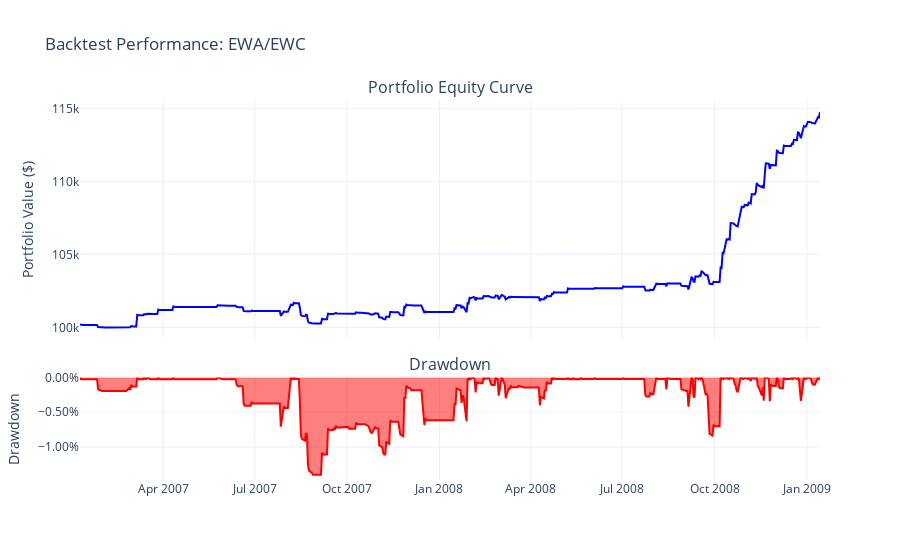
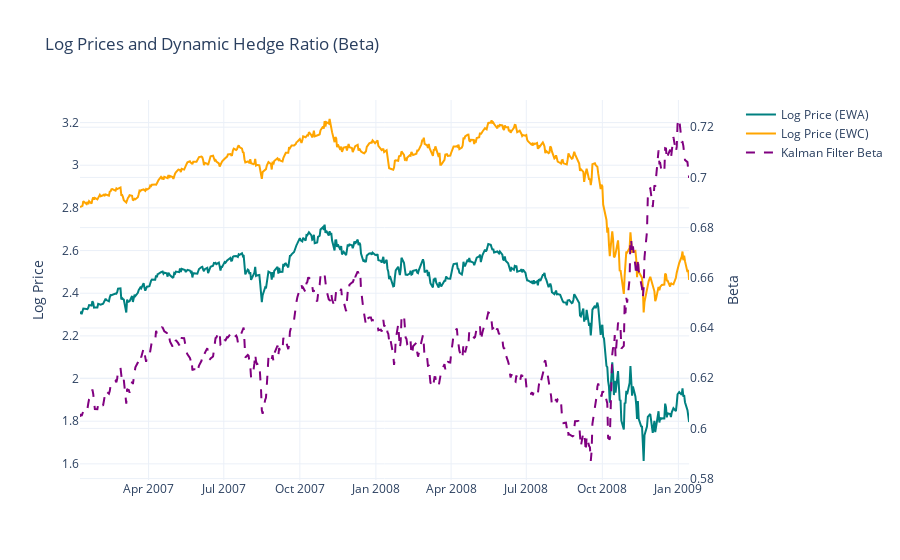

The cell these charts' notebook holds for them, in order:
### Code cell
import plotly.graph_objects as go
from plotly.subplots import make_subplots

# --- Ensure all necessary variables from the backtest are available ---
# This code assumes the following exist:
# ledger, data, t1, t2, log_prices, beta, z_score, z_score_sma
# initial_capital, entry_threshold, exit_threshold, stop_loss_threshold

print("Generating interactive Plotly charts...")

# --- 1. Filter data to the actual backtesting period ---
results = ledger[ledger['equity'] != initial_capital].dropna()

if results.empty:
    print("No trades were made, cannot generate plots.")
else:
    start_date = results.index[0]
    end_date = results.index[-1]

    # Align all data to the same date range for clean plotting
    plot_data = data[start_date:end_date]
    plot_log_prices = log_prices[start_date:end_date]
    plot_beta = beta[start_date:end_date]
    plot_z_score = z_score[start_date:end_date]
    plot_results = results.copy()

    # --- 2. Calculate Drawdown for plotting ---
    plot_results['running_max'] = plot_results['equity'].cummax()
    plot_results['drawdown'] = (plot_results['equity'] - plot_results['running_max']) / plot_results['running_max']

    # --- 3. Identify Trade Entry and Exit points for markers ---
    plot_results['prev_position'] = plot_results['position'].shift(1).fillna(0)
    trades = plot_results[plot_results['position'] != plot_results['prev_position']]
    # We distinguish between entering a trade (from flat) and exiting a trade (to flat)
    entry_signals = trades[trades['prev_position'] == 0]
    exit_signals = trades[trades['position'] == 0]


    # ==========================================================
    # PLOT 1: Performance Summary (Equity Curve & Drawdown)
    # ==========================================================
    fig1 = make_subplots(rows=2, cols=1, shared_xaxes=True, vertical_spacing=0.1,
                         subplot_titles=('Portfolio Equity Curve', 'Drawdown'),
                         row_heights=[0.7, 0.3])

    fig1.add_trace(go.Scatter(x=plot_results.index, y=plot_results['equity'],
                              mode='lines', name='Equity', line=dict(color='blue')),
                   row=1, col=1)

    fig1.add_trace(go.Scatter(x=plot_results.index, y=plot_results['drawdown'],
                              mode='lines', name='Drawdown', fill='tozeroy',
                              line=dict(color='red')),
                   row=2, col=1)

    fig1.update_layout(title_text=f'Backtest Performance: {t1}/{t2}',
                       xaxis_title='',
                       yaxis_title='Portfolio Value ($)',
                       yaxis2_title='Drawdown',
                       showlegend=False, template='plotly_white')
    fig1.update_yaxes(tickformat='.2%', row=2, col=1)
    fig1.show()


    # ==========================================================
    # PLOT 2: Prices and Dynamic Hedge Ratio (Beta)
    # ==========================================================
    fig2 = make_subplots(specs=[[{"secondary_y": True}]])

    fig2.add_trace(go.Scatter(x=plot_log_prices.index, y=plot_log_prices[t1],
                              mode='lines', name=f'Log Price ({t1})', line=dict(color='teal')),
                   secondary_y=False)
    fig2.add_trace(go.Scatter(x=plot_log_prices.index, y=plot_log_prices[t2],
                              mode='lines', name=f'Log Price ({t2})', line=dict(color='orange')),
                   secondary_y=False)

    fig2.add_trace(go.Scatter(x=plot_beta.index, y=plot_beta,
                              mode='lines', name='Kalman Filter Beta', line=dict(color='purple', dash='dash')),
                   secondary_y=True)

    fig2.update_layout(title_text='Log Prices and Dynamic Hedge Ratio (Beta)',
                       xaxis_title='', template='plotly_white')
    fig2.update_yaxes(title_text="Log Price", secondary_y=False)
    fig2.update_yaxes(title_text="Beta", secondary_y=True)
    fig2.show()

### Figure 1 — Plotly figure (JSON) as saved in the notebook; plotly's stock layout.template omitted (floating-point values rounded to 4 significant figures; data arrays with more than 128 entries replaced by an {"elided": "..."} marker saying what was removed)
{"data": [{"line": {"color": "blue"}, "mode": "lines", "name": "Equity", "type": "scatter", "x": {"elided": "510 str values"}, "xaxis": "x", "y": {"elided": "510 float values"}, "yaxis": "y"}, {"fill": "tozeroy", "line": {"color": "red"}, "mode": "lines", "name": "Drawdown", "type": "scatter", "x": {"elided": "510 str values"}, "xaxis": "x2", "y": {"elided": "510 float values"}, "yaxis": "y2"}], "layout": {"annotations": [{"font": {"size": 16}, "showarrow": false, "text": "Portfolio Equity Curve", "x": 0.5, "xanchor": "center", "xref": "paper", "y": 1, "yanchor": "bottom", "yref": "paper"}, {"font": {"size": 16}, "showarrow": false, "text": "Drawdown", "x": 0.5, "xanchor": "center", "xref": "paper", "y": 0.27, "yanchor": "bottom", "yref": "paper"}], "showlegend": false, "title": {"text": "Backtest Performance: EWA/EWC"}, "xaxis": {"anchor": "y", "domain": [0, 1], "matches": "x2", "showticklabels": false, "title": {"text": ""}}, "xaxis2": {"anchor": "y2", "domain": [0, 1]}, "yaxis": {"anchor": "x", "domain": [0.37, 1], "title": {"text": "Portfolio Value ($)"}}, "yaxis2": {"anchor": "x2", "domain": [0, 0.27], "tickformat": ".2%", "title": {"text": "Drawdown"}}}}

### Figure 2 — Plotly figure (JSON) as saved in the notebook; plotly's stock layout.template omitted (floating-point values rounded to 4 significant figures; data arrays with more than 128 entries replaced by an {"elided": "..."} marker saying what was removed)
{"data": [{"line": {"color": "teal"}, "mode": "lines", "name": "Log Price (EWA)", "type": "scatter", "x": {"elided": "510 str values"}, "xaxis": "x", "y": {"elided": "510 float values"}, "yaxis": "y"}, {"line": {"color": "orange"}, "mode": "lines", "name": "Log Price (EWC)", "type": "scatter", "x": {"elided": "510 str values"}, "xaxis": "x", "y": {"elided": "510 float values"}, "yaxis": "y"}, {"line": {"color": "purple", "dash": "dash"}, "mode": "lines", "name": "Kalman Filter Beta", "type": "scatter", "x": {"elided": "510 str values"}, "xaxis": "x", "y": {"elided": "510 float values"}, "yaxis": "y2"}], "layout": {"title": {"text": "Log Prices and Dynamic Hedge Ratio (Beta)"}, "xaxis": {"anchor": "y", "domain": [0, 0.94], "title": {"text": ""}}, "yaxis": {"anchor": "x", "domain": [0, 1], "title": {"text": "Log Price"}}, "yaxis2": {"anchor": "x", "overlaying": "y", "side": "right", "title": {"text": "Beta"}}}}
